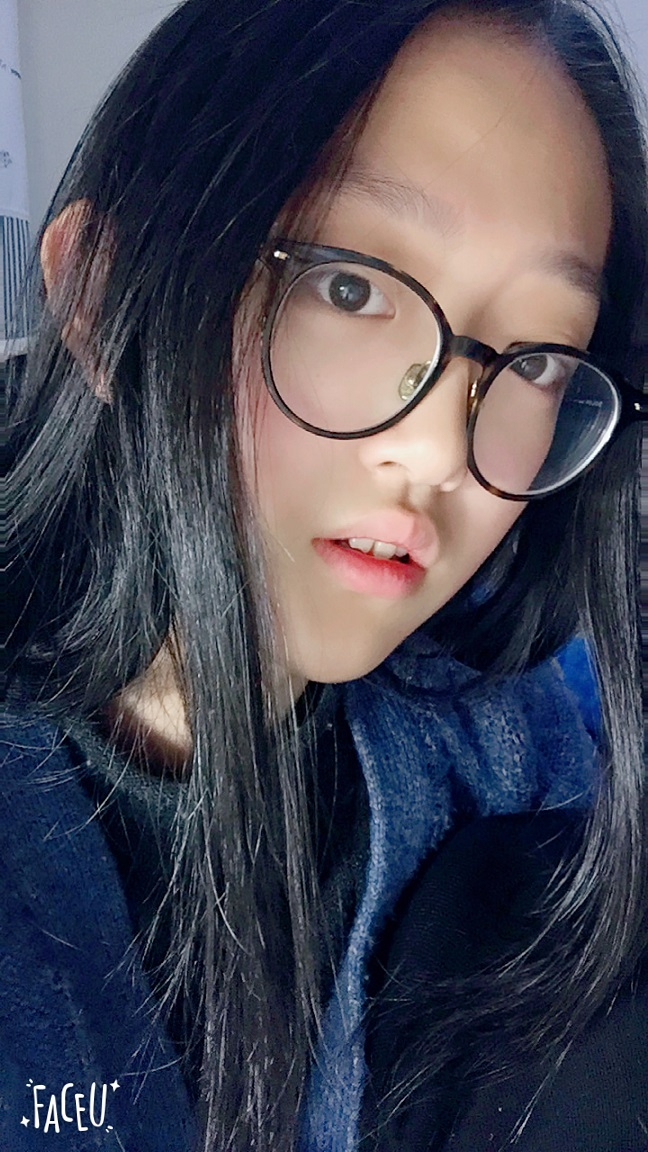
#> input picture test.JPG, 648 x 1152 px, given in place of the camera
$ python facer.py
#> lines starting #> are read from the running program, lines starting #| are printed output that depends on the picture; after the words box and inside, x2 and y2 are one past the last pixel; in counts of white or black regions, pixels touching at a corner belong together
import cv2 as cv
import numpy as np

cap = cv.VideoCapture(0)

while(1):

    #Take each frame
    _,frame = cap.read()
#> frame is the input picture: shape (1152, 648, 3); mean B, G, R 82.8, 69.8, 70.5

    #Convert BRG to HSV
    hsv = cv.cvtColor(frame,cv.COLOR_BGR2HSV)
#> hsv: shape (1152, 648, 3); mean H, S, V 90.5, 122.6, 93.5

    #define range of blue color in hsv
    lower_blue = np.array([110,50,50])
    upper_blue = np.array([130,255,255])

    # threshold the HSV image to get only blue colors
    mask = cv.inRange(hsv,lower_blue,upper_blue)
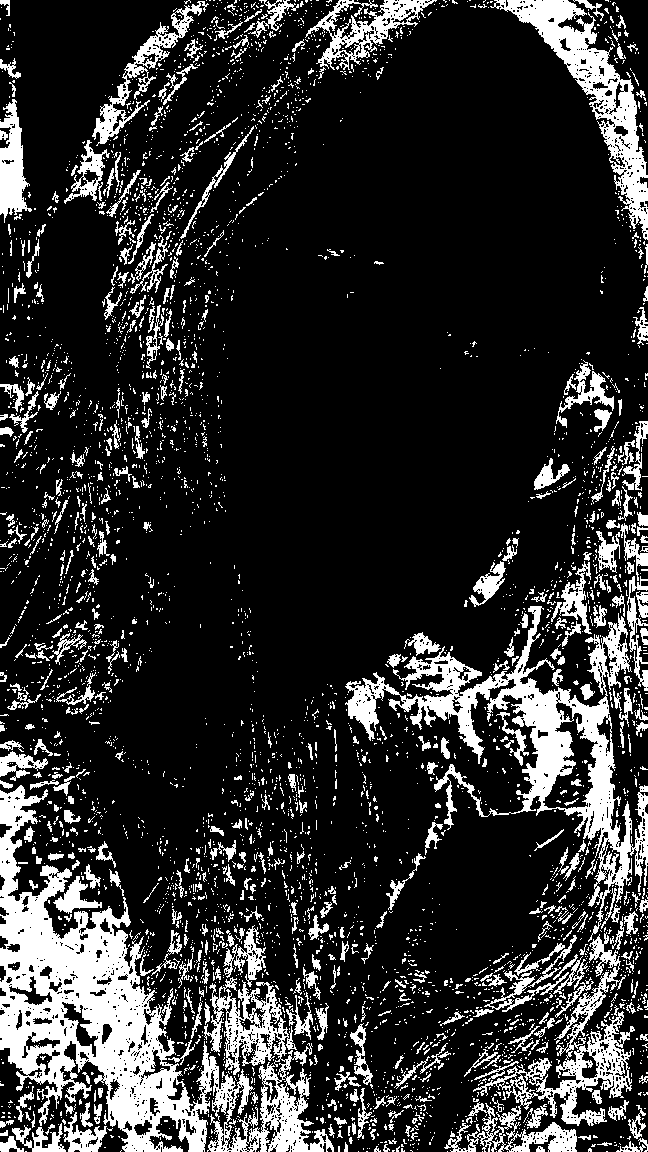
#> mask: shape (1152, 648); 18.4% white; 4407 white regions (3890 under 20 px), largest, box (x1, y1, x2, y2) and area: (0, 785, 334, 1152) 37222, (345, 606, 648, 942) 18613, (444, 932, 635, 1152) 8158

    #bitwise_and mask and original image
    res = cv.bitwise_and(frame,frame,mask=mask)
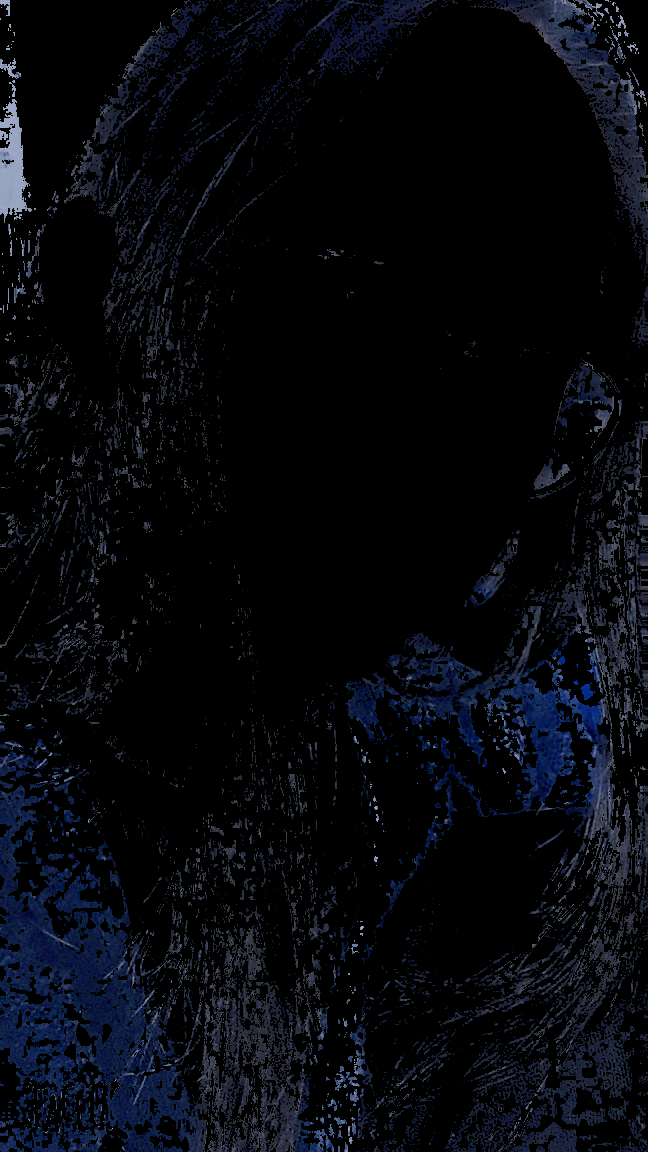
#> res: shape (1152, 648, 3); mean B, G, R 13.2, 8.2, 6.3

    cv.imshow('frame',frame)
    cv.waitKey(0)
    cv.imshow('mask',mask)
    cv.waitKey(0)
    cv.imshow('res',res)
    cv.waitKey(0)
    k = cv.waitKey(5) & 0xFF
#> (key Esc is pressed here)
    if k == 27:
        break


    cv.destroyAllWindows()
